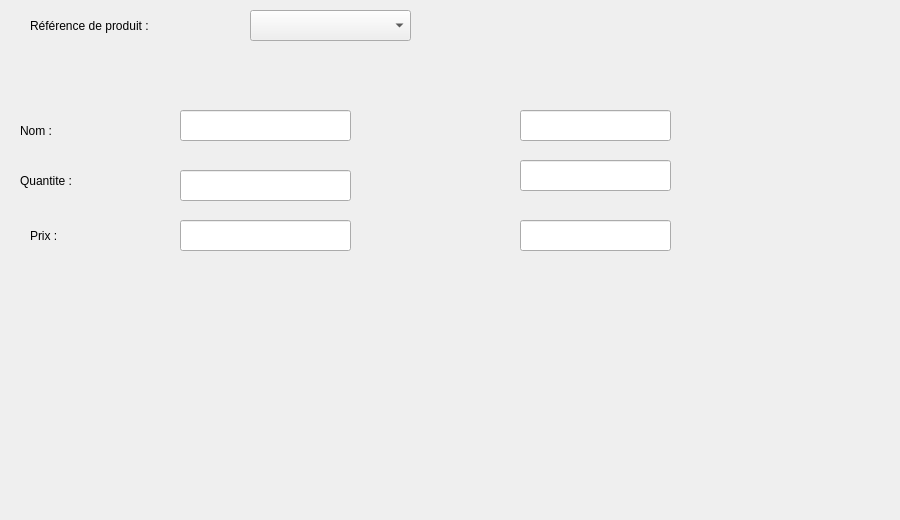
        <widget class="QWidget" name="tab_16">
         <attribute name="icon">
          <iconset>
           <normaloff>../../gestion_fournisseur/gEdit.png</normaloff>../../gestion_fournisseur/gEdit.png</iconset>
         </attribute>
         <attribute name="title">
          <string>Modifier</string>
         </attribute>
         <widget class="QLabel" name="label_29">
          <property name="geometry">
           <rect>
            <x>30</x>
            <y>0</y>
            <width>221</width>
            <height>51</height>
           </rect>
          </property>
          <property name="styleSheet">
           <string notr="true">font: 12pt &quot;MS Shell Dlg 2&quot;;</string>
          </property>
          <property name="text">
           <string>Référence de produit :</string>
          </property>
         </widget>
         <widget class="QLabel" name="label_30">
          <property name="geometry">
           <rect>
            <x>20</x>
            <y>160</y>
            <width>141</width>
            <height>41</height>
           </rect>
          </property>
          <property name="styleSheet">
           <string notr="true">font: 12pt &quot;MS Shell Dlg 2&quot;;</string>
          </property>
          <property name="text">
           <string>Quantite :</string>
          </property>
         </widget>
         <widget class="QLabel" name="label_31">
          <property name="geometry">
           <rect>
            <x>30</x>
            <y>220</y>
            <width>111</width>
            <height>31</height>
           </rect>
          </property>
          <property name="styleSheet">
           <string notr="true">font: 12pt &quot;MS Shell Dlg 2&quot;;</string>
          </property>
          <property name="text">
           <string>Prix :</string>
          </property>
         </widget>
         <widget class="QPushButton" name="pushButton_23">
          <property name="geometry">
           <rect>
            <x>540</x>
            <y>300</y>
            <width>91</width>
            <height>51</height>
           </rect>
          </property>
          <property name="styleSheet">
           <string notr="true">#pushButton_23{
	image: url(:/new/prefix1/i,qge/B.png);
border:none;}</string>
          </property>
          <property name="text">
           <string/>
          </property>
         </widget>
         <widget class="QLabel" name="label_49">
          <property name="geometry">
           <rect>
            <x>-10</x>
            <y>-70</y>
            <width>891</width>
            <height>511</height>
           </rect>
          </property>
          <property name="text">
           <string/>
          </property>
          <property name="pixmap">
           <pixmap>../../gestion_fournisseur/1.png</pixmap>
          </property>
         </widget>
         <widget class="QLineEdit" name="lineEdit_26">
          <property name="geometry">
           <rect>
            <x>180</x>
            <y>220</y>
            <width>171</width>
            <height>31</height>
           </rect>
          </property>
         </widget>
         <widget class="QLineEdit" name="lineEdit_30">
          <property name="geometry">
           <rect>
            <x>180</x>
            <y>170</y>
            <width>171</width>
            <height>31</height>
           </rect>
          </property>
         </widget>
         <widget class="QLineEdit" name="lineEdit_25">
          <property name="geometry">
           <rect>
            <x>520</x>
            <y>160</y>
            <width>151</width>
            <height>31</height>
           </rect>
          </property>
         </widget>
         <widget class="QLineEdit" name="lineEdit_31">
          <property name="geometry">
           <rect>
            <x>520</x>
            <y>220</y>
            <width>151</width>
            <height>31</height>
           </rect>
          </property>
         </widget>
         <widget class="QPushButton" name="pushButton_22">
          <property name="geometry">
           <rect>
            <x>500</x>
            <y>17</y>
            <width>121</width>
            <height>41</height>
           </rect>
          </property>
          <property name="styleSheet">
           <string notr="true">#pushButton_22{
	image: url(:/new/prefix1/i,qge/AP.png);
border:none;}</string>
          </property>
          <property name="text">
           <string/>
          </property>
         </widget>
         <widget class="QLineEdit" name="lineEdit_12">
          <property name="geometry">
           <rect>
            <x>180</x>
            <y>110</y>
            <width>171</width>
            <height>31</height>
           </rect>
          </property>
         </widget>
         <widget class="QLineEdit" name="lineEdit_13">
          <property name="geometry">
           <rect>
            <x>520</x>
            <y>110</y>
            <width>151</width>
            <height>31</height>
           </rect>
          </property>
         </widget>
         <widget class="QLabel" name="label_41">
          <property name="geometry">
           <rect>
            <x>20</x>
            <y>120</y>
            <width>81</width>
            <height>21</height>
           </rect>
          </property>
          <property name="styleSheet">
           <string notr="true">font: 12pt &quot;MS Shell Dlg 2&quot;;</string>
          </property>
          <property name="text">
           <string>Nom :</string>
          </property>
         </widget>
         <widget class="QPushButton" name="pushButton_43">
          <property name="geometry">
           <rect>
            <x>630</x>
            <y>-90</y>
            <width>251</width>
            <height>361</height>
           </rect>
          </property>
          <property name="styleSheet">
           <string notr="true">#pushButton_43{
	image: url(:/new/prefix1/i,qge/c.png);
border:none;}</string>
          </property>
          <property name="text">
           <string/>
          </property>
         </widget>
         <widget class="QComboBox" name="comboBox_7">
          <property name="geometry">
           <rect>
            <x>250</x>
            <y>10</y>
            <width>161</width>
            <height>31</height>
           </rect>
          </property>
         </widget>
         <zorder>label_49</zorder>
         <zorder>label_31</zorder>
         <zorder>pushButton_23</zorder>
         <zorder>label_29</zorder>
         <zorder>label_30</zorder>
         <zorder>lineEdit_26</zorder>
         <zorder>lineEdit_30</zorder>
         <zorder>lineEdit_25</zorder>
         <zorder>lineEdit_31</zorder>
         <zorder>pushButton_22</zorder>
         <zorder>lineEdit_12</zorder>
         <zorder>lineEdit_13</zorder>
         <zorder>label_41</zorder>
         <zorder>pushButton_43</zorder>
         <zorder>comboBox_7</zorder>
        </widget>
